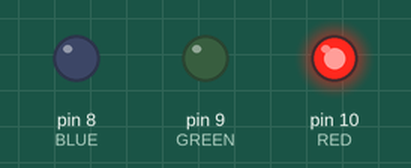
A sketch run on a simulated Arduino Uno, built with avr-gcc and run on an emulated ATmega328P. On the bench: output pins drawn as LEDs (lit = HIGH).

Above: at 0.5 s.
At 1.5 s:
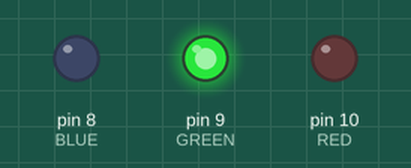
At 5.5 s:
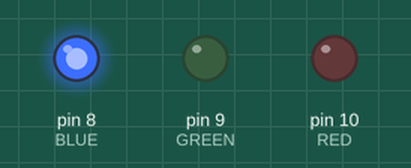
Timing chart, 0 to 6.9 s (numbered marks = the images above):
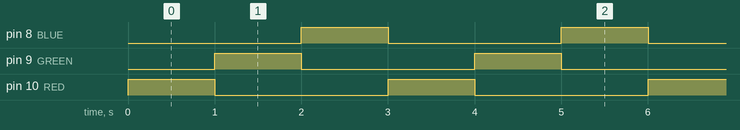

Measured:
- by itself, pin 8 (BLUE), pin 9 (GREEN), pin 10 (RED): alternates HIGH for 1.0 s and LOW for 2.0 s
- by itself, everything shown: repeats every 3.0 s, in 3 steps

The sketch:

LED_test2.ino
```cpp
int RED = 10;
 int GREEN = 9;
 int BLUE = 8;

 void setup(){
  pinMode(RED, OUTPUT);
  pinMode(GREEN, OUTPUT);
  pinMode(BLUE, OUTPUT);
 }

 void loop(){
  analogWrite(RED, 255);
  analogWrite(GREEN, 0);
  analogWrite(BLUE, 0);
  delay(1000);
  analogWrite(RED, 0);
  analogWrite(GREEN, 255);
  analogWrite(BLUE, 0);
  delay(1000);
  analogWrite(RED, 0);
  analogWrite(GREEN, 0);
  analogWrite(BLUE, 255);
  delay(1000);
 }
```
